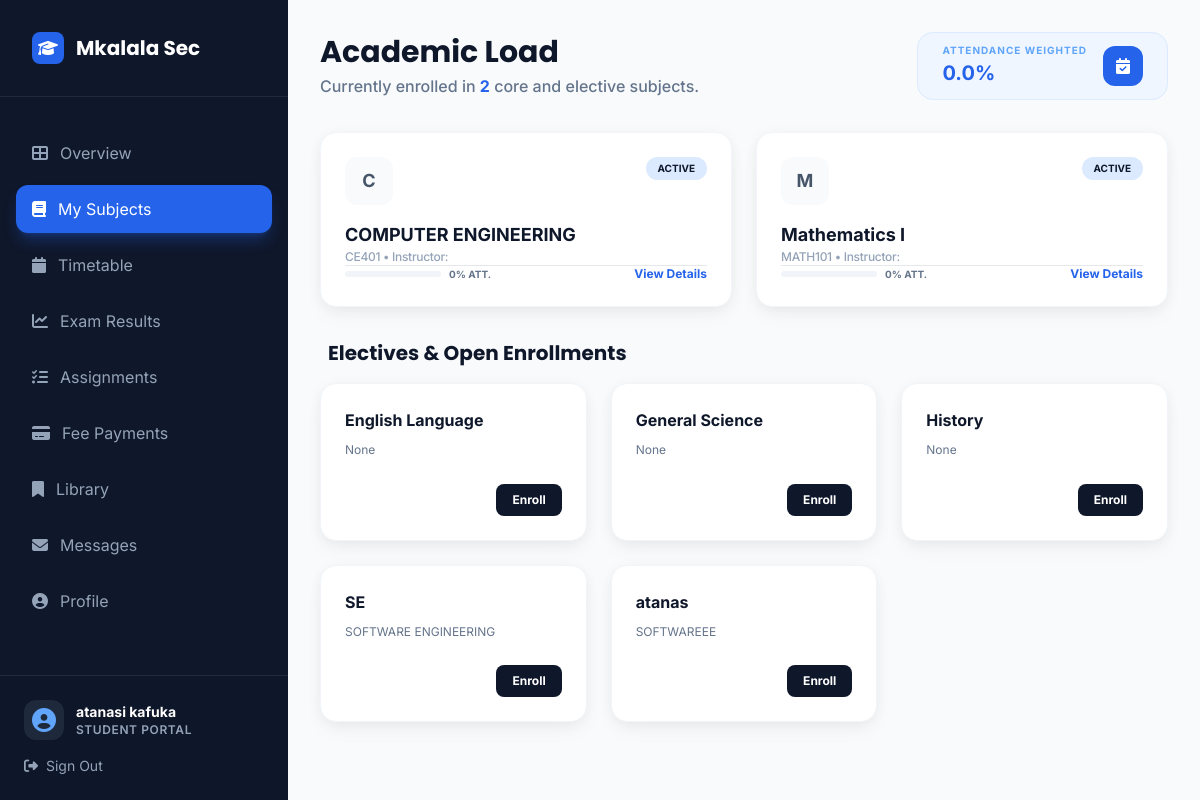
The page /student/courses/ (signed in) on the database as committed earlier.
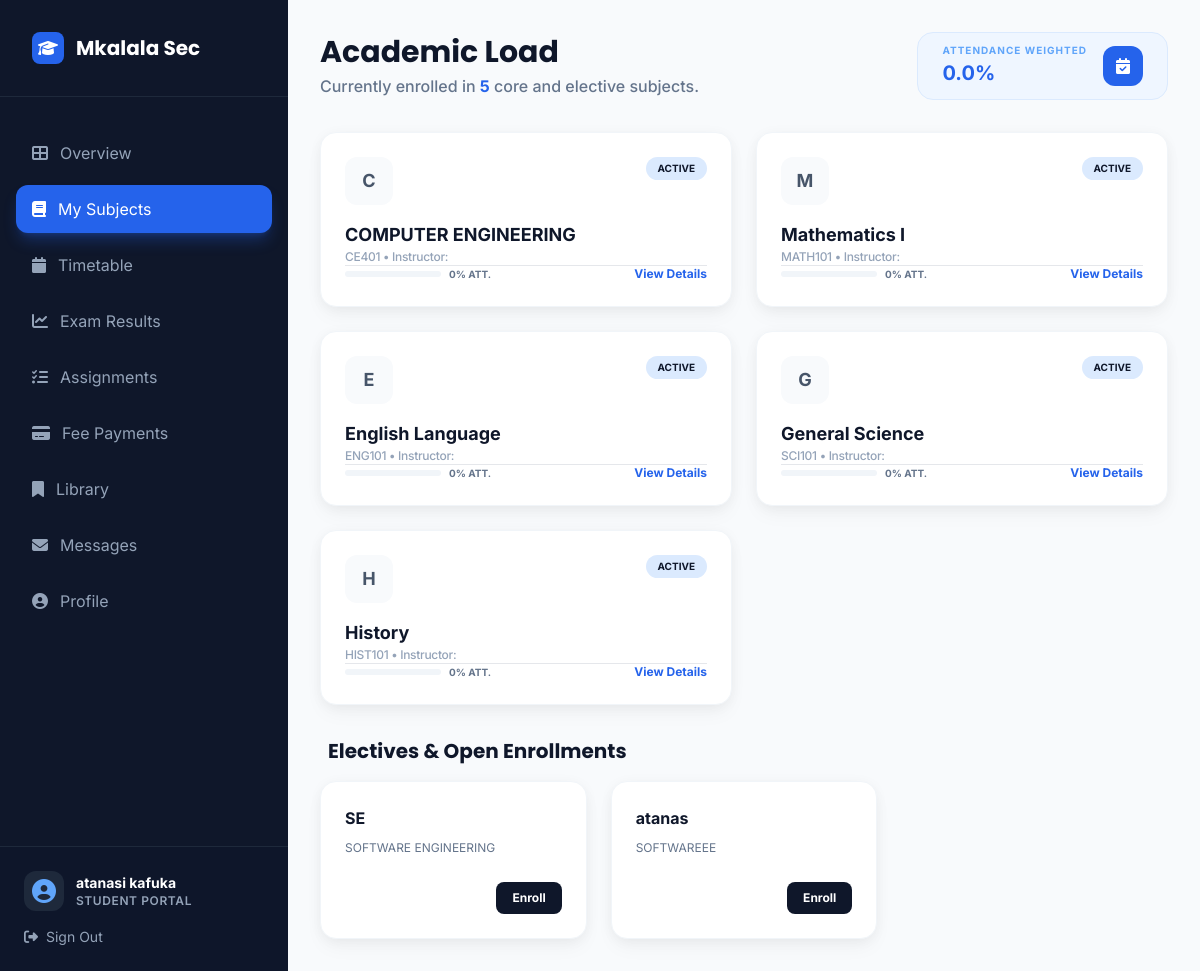
The same page on the database as committed later.
### core/models.py (models this page shows, shortened)
class Enrollment(models.Model):
    student = models.ForeignKey(StudentProfile, on_delete=models.CASCADE, related_name='enrollments')
    course_offering = models.ForeignKey(CourseOffering, on_delete=models.CASCADE, related_name='enrollments')
    enrollment_date = models.DateTimeField(auto_now_add=True)
    class Meta:
        unique_together = ('student', 'course_offering')

class CourseOffering(models.Model):
    course = models.ForeignKey(Course, on_delete=models.CASCADE, related_name='offerings')
    faculty = models.ForeignKey(FacultyProfile, on_delete=models.SET_NULL, null=True, blank=True)
    semester = models.ForeignKey(Semester, on_delete=models.CASCADE, related_name='course_offerings')
    section = models.CharField(max_length=10)
    class Meta:
        unique_together = ('course', 'semester', 'section')

class Course(models.Model):
    name = models.CharField(max_length=MAX_NAME_LENGTH)
    code = models.CharField(max_length=MAX_CODE_LENGTH, unique=True)
    department = models.ForeignKey(Department, on_delete=models.CASCADE)
    credits = models.PositiveIntegerField(default=3)
    description = models.TextField(blank=True, null=True)
    syllabus = models.TextField(blank=True, null=True)
    class Meta:
        indexes = [models.Index(fields=['code'])]

### core/views.py (the view)
# urls.py: path('student/courses/', views.student_courses, name='student_courses'),
@login_required
@user_passes_test(is_student)
def student_courses(request):
    try:
        student = request.user.student_profile
    except StudentProfile.DoesNotExist:
        return redirect('student_dashboard')
    enrollments = Enrollment.objects.filter(
        student=student
    ).select_related(
        'course_offering__course',
        'course_offering__faculty',
        'course_offering__semester'
    ).prefetch_related('attendances')
    enriched_enrollments = []
    total_attendance = 0
    for enrollment in enrollments:
        total_classes = enrollment.attendances.count()
        present_classes = enrollment.attendances.filter(status='P').count()
        attendance_percentage = (present_classes / total_classes * 100) if total_classes > 0 else 0
        total_attendance += attendance_percentage
        enriched_enrollments.append({
            'enrollment': enrollment,
            'attendance_percentage': attendance_percentage,
            'grade': getattr(enrollment, 'grade', None)
        })
    average_attendance = total_attendance / len(enrollments) if enrollments else 0
    available_courses = []
    current_semester = Semester.objects.filter(is_current=True).first()
    if current_semester:
        enrolled_course_ids = enrollments.values_list('course_offering__course__id', flat=True)
        available_courses = CourseOffering.objects.filter(
            semester=current_semester
        ).exclude(
            course__id__in=enrolled_course_ids
        ).select_related('course', 'faculty').order_by('course__name')
    context = {
        'student': student,
        'enrollments': enriched_enrollments,
        'average_attendance': average_attendance,
        'available_courses': available_courses,
        'current_semester': current_semester,
    }
    return render(request, 'core/student_courses.html', context)

### core/views.py (called while the page is built)
def is_student(user):
    return user.is_authenticated and hasattr(user, 'role') and user.role == 'student'

### templates/core/student_courses.html (shortened to what the changed rows need)
{% extends 'core/base_dashboard.html' %}
{% load static %}
{% block main_content %}
<div class="space-y-8">
    <div class="flex flex-col md:flex-row md:items-center justify-between gap-6">
        <div class="space-y-1">
            <h1 class="text-3xl font-display font-bold text-slate-900">Academic Load</h1>
            <p class="text-slate-500 font-medium">Currently enrolled in <span class="text-blue-600 font-bold">{{ enrollments|length }}</span> core and elective subjects.</p>
        </div>
    </div>
    <div class="grid grid-cols-1 md:grid-cols-2 gap-6">
        {% for data in enrollments %}
        <div class="card-premium p-6 hover:border-blue-200 transition-all flex flex-col justify-between group">
            <div class="space-y-4">
                <div class="flex justify-between items-start">
                    <div class="w-12 h-12 rounded-xl bg-slate-50 text-slate-600 flex items-center justify-center font-bold text-lg group-hover:bg-blue-600 group-hover:text-white transition-all">
                        {{ data.enrollment.course_offering.course.name|slice:":1" }}
                    </div>
                    {% if data.grade %}
                        <span class="px-3 py-1 bg-emerald-100 text-emerald-700 text-[10px] font-bold rounded-full uppercase">{{ data.grade }}</span>
                    {% else %}
                        <span class="px-3 py-1 bg-blue-100 text-blue-700 text-[10px] font-bold rounded-full uppercase">Active</span>
                    {% endif %}
                </div>
                <div>
                    <h3 class="font-bold text-slate-900 text-lg">{{ data.enrollment.course_offering.course.name }}</h3>
                    <p class="text-xs text-slate-400 font-medium tracking-tight">{{ data.enrollment.course_offering.course.code }} • Instructor: {{ data.enrollment.course_offering.faculty.user.get_full_name }}</p>
                </div>
            </div>
            <div class="mt-8 pt-6 border-t border-slate-50 flex items-center justify-between">
                <div class="flex items-center space-x-2">
                    <div class="h-1.5 w-24 bg-slate-100 rounded-full overflow-hidden">
                    </div>
                    <span class="text-[10px] font-bold text-slate-500">{{ data.attendance_percentage|floatformat:0 }}% ATT.</span>
                </div>
                <button class="text-xs font-bold text-blue-600 hover:underline">View Details</button>
            </div>
        </div>
        {% empty %}
        <div class="col-span-full card-premium p-12 text-center text-slate-400">
            <i class="fas fa-book-open text-3xl mb-4"></i>
            <p class="font-medium">You are not enrolled in any subjects for the current term.</p>
        </div>
        {% endfor %}
    </div>
    {% if available_courses %}
    <div class="space-y-4">
        <h2 class="text-xl font-display font-bold text-slate-900 px-2">Electives & Open Enrollments</h2>
        <div class="grid grid-cols-1 lg:grid-cols-3 gap-6">
            {% for offering in available_courses %}
            <div class="card-premium p-6 flex flex-col justify-between">
                <div class="space-y-2">
                    <h4 class="font-bold text-slate-900">{{ offering.course.name }}</h4>
                    <p class="text-xs text-slate-500 leading-relaxed line-clamp-2">{{ offering.course.description }}</p>
                </div>
                <div class="mt-6 flex items-center justify-between">
                    <form method="post" action="{% url 'enroll_course' %}">
                        <button type="submit" class="text-xs font-bold px-4 py-2 bg-slate-900 text-white rounded-lg hover:bg-slate-800 transition-all">Enroll</button>
                    </form>
                </div>
            </div>
            {% endfor %}
        </div>
    </div>
    {% endif %}
</div>
{% endblock %}

Rows that differ between the two databases and show on the page:
no longer on this page (row unchanged): CourseOffering: course.name "English Language", course.description "None"
no longer on this page (row unchanged): CourseOffering: course.name "General Science", course.description "None"
no longer on this page (row unchanged): CourseOffering: course.name "History", course.description "None"
added Enrollment: enrollment.course_offering.course.name "E", enrollment.course_offering.course.name "English Language", enrollment.course_offering.course.code "ENG101", attendance_percentage "0"
added Enrollment: enrollment.course_offering.course.name "G", enrollment.course_offering.course.name "General Science", enrollment.course_offering.course.code "SCI101", attendance_percentage "0"
added Enrollment: enrollment.course_offering.course.name "H", enrollment.course_offering.course.name "History", enrollment.course_offering.course.code "HIST101", attendance_percentage "0"
Other text that changed with them:
{{ enrollments|length }}: "2" → "5"
